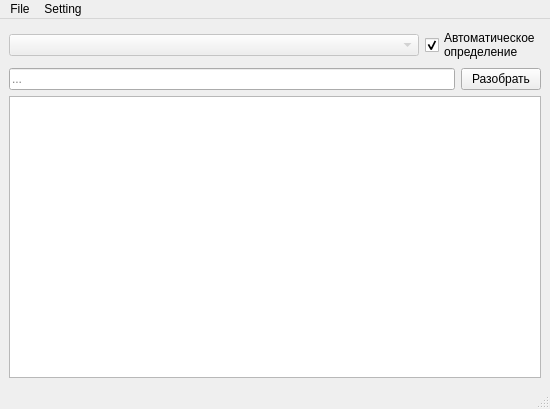
<?xml version="1.0" encoding="UTF-8"?>
<ui version="4.0">
 <class>MainWindow</class>
 <widget class="QMainWindow" name="MainWindow">
  <property name="geometry">
   <rect>
    <x>0</x>
    <y>0</y>
    <width>550</width>
    <height>409</height>
   </rect>
  </property>
  <property name="minimumSize">
   <size>
    <width>500</width>
    <height>350</height>
   </size>
  </property>
  <property name="windowTitle">
   <string>Разбираем артикул</string>
  </property>
  <widget class="QWidget" name="centralwidget">
   <layout class="QVBoxLayout" name="verticalLayout_2" stretch="0,1">
    <item>
     <layout class="QVBoxLayout" name="verticalLayout">
      <item>
       <layout class="QHBoxLayout" name="horizontalLayout_2" stretch="1,0">
        <item>
         <widget class="QComboBox" name="comboBox">
          <property name="enabled">
           <bool>false</bool>
          </property>
          <property name="currentText">
           <string/>
          </property>
         </widget>
        </item>
        <item>
         <widget class="QCheckBox" name="checkBoxAuto">
          <property name="text">
           <string>Автоматическое
определение</string>
          </property>
          <property name="checked">
           <bool>true</bool>
          </property>
         </widget>
        </item>
       </layout>
      </item>
      <item>
       <layout class="QHBoxLayout" name="horizontalLayout">
        <item>
         <widget class="QLineEdit" name="lineEditInput">
          <property name="inputMask">
           <string/>
          </property>
          <property name="placeholderText">
           <string>...</string>
          </property>
         </widget>
        </item>
        <item>
         <widget class="QPushButton" name="pushButtonParse">
          <property name="text">
           <string>Разобрать</string>
          </property>
         </widget>
        </item>
       </layout>
      </item>
     </layout>
    </item>
    <item>
     <widget class="QListWidget" name="listWidget">
      <property name="selectionMode">
       <enum>QAbstractItemView::SingleSelection</enum>
      </property>
     </widget>
    </item>
   </layout>
  </widget>
  <widget class="QMenuBar" name="menubar">
   <property name="geometry">
    <rect>
     <x>0</x>
     <y>0</y>
     <width>550</width>
     <height>26</height>
    </rect>
   </property>
   <widget class="QMenu" name="menuFile">
    <property name="title">
     <string>File</string>
    </property>
    <addaction name="separator"/>
    <addaction name="actionQuet"/>
   </widget>
   <widget class="QMenu" name="menuSetting">
    <property name="title">
     <string>Setting</string>
    </property>
    <addaction name="actionTemplates"/>
    <addaction name="actionDirectories"/>
   </widget>
   <addaction name="menuFile"/>
   <addaction name="menuSetting"/>
  </widget>
  <widget class="QStatusBar" name="statusbar"/>
  <action name="actionQuet">
   <property name="text">
    <string>Quit</string>
   </property>
  </action>
  <action name="actionTemplates">
   <property name="text">
    <string>Templates</string>
   </property>
  </action>
  <action name="actionDirectories">
   <property name="enabled">
    <bool>false</bool>
   </property>
   <property name="text">
    <string>Directories</string>
   </property>
  </action>
 </widget>
 <resources/>
 <connections>
  <connection>
   <sender>actionQuet</sender>
   <signal>triggered()</signal>
   <receiver>MainWindow</receiver>
   <slot>close()</slot>
   <hints>
    <hint type="sourcelabel">
     <x>-1</x>
     <y>-1</y>
    </hint>
    <hint type="destinationlabel">
     <x>274</x>
     <y>204</y>
    </hint>
   </hints>
  </connection>
 </connections>
</ui>
